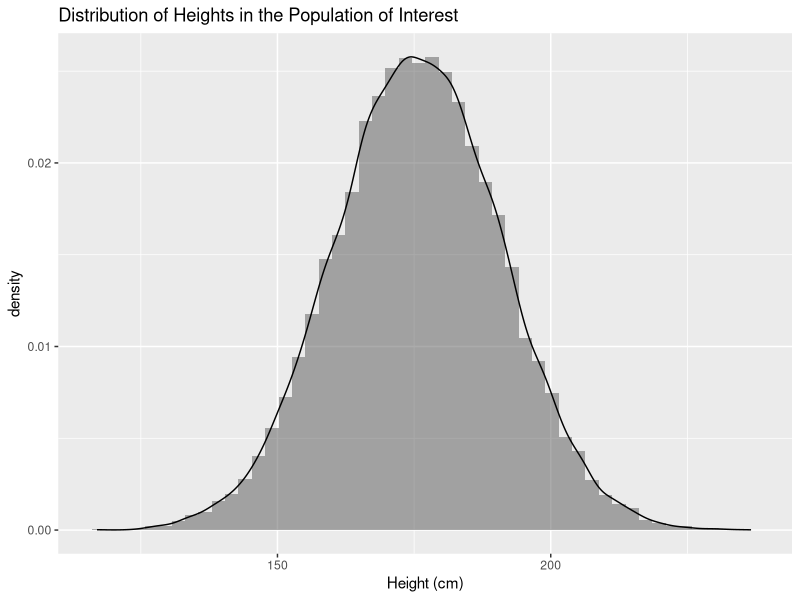
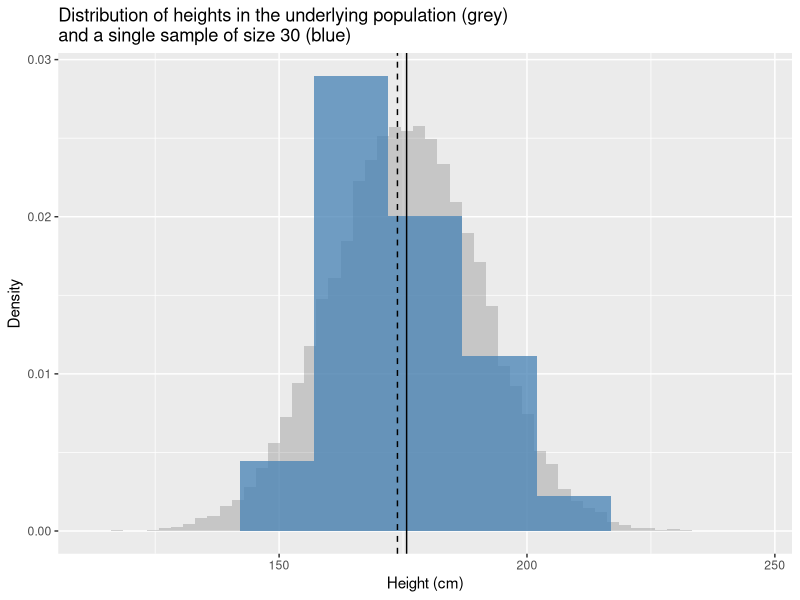
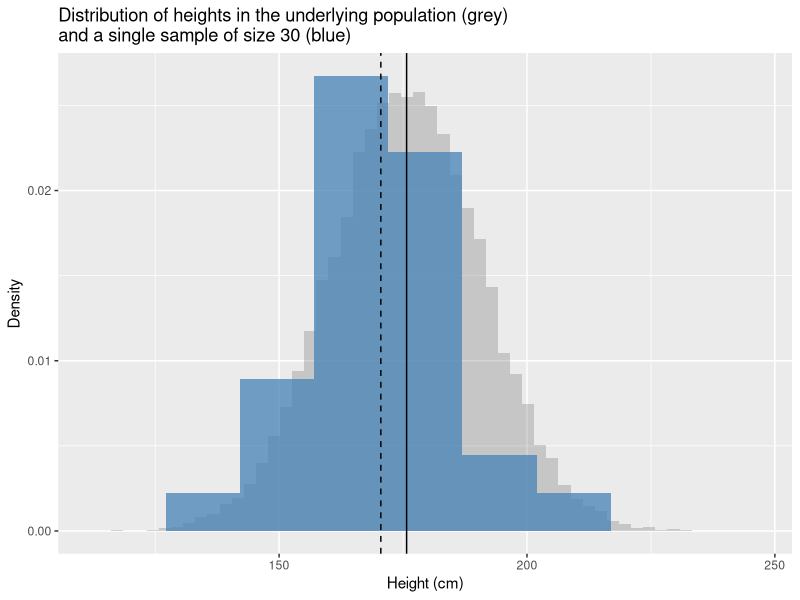
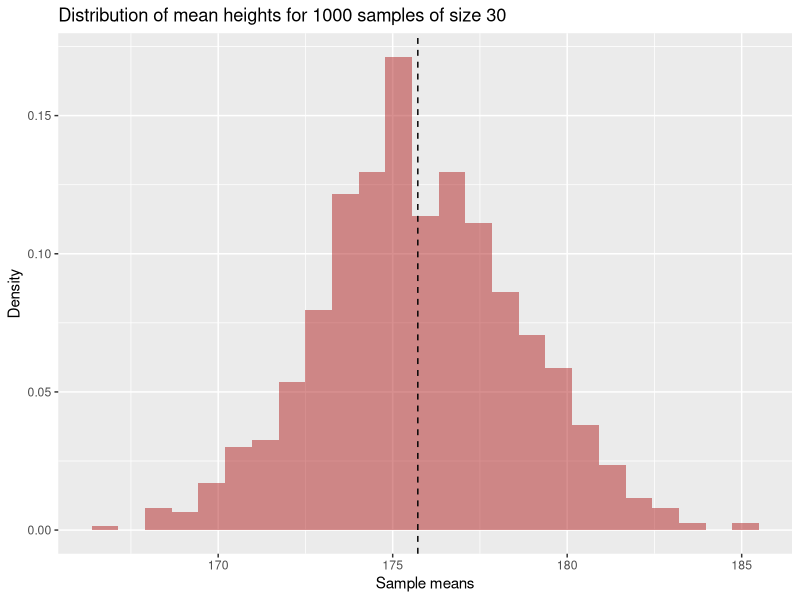
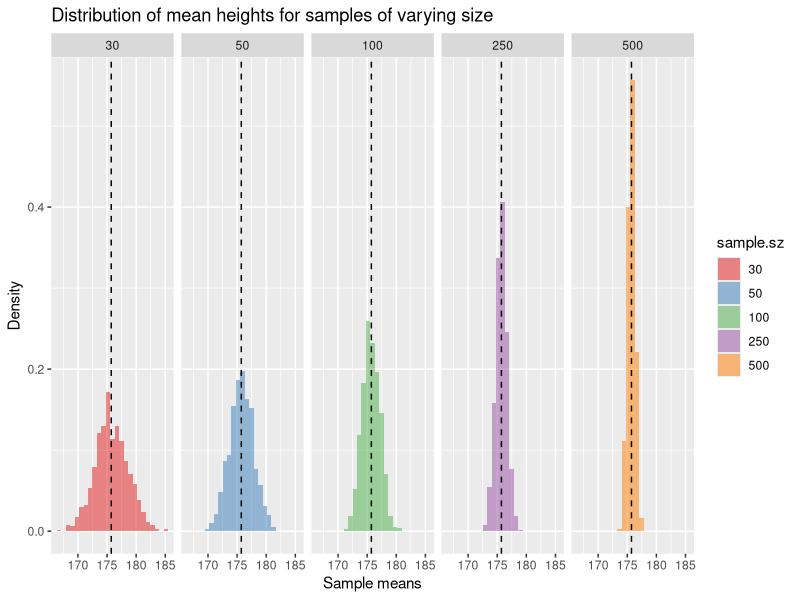
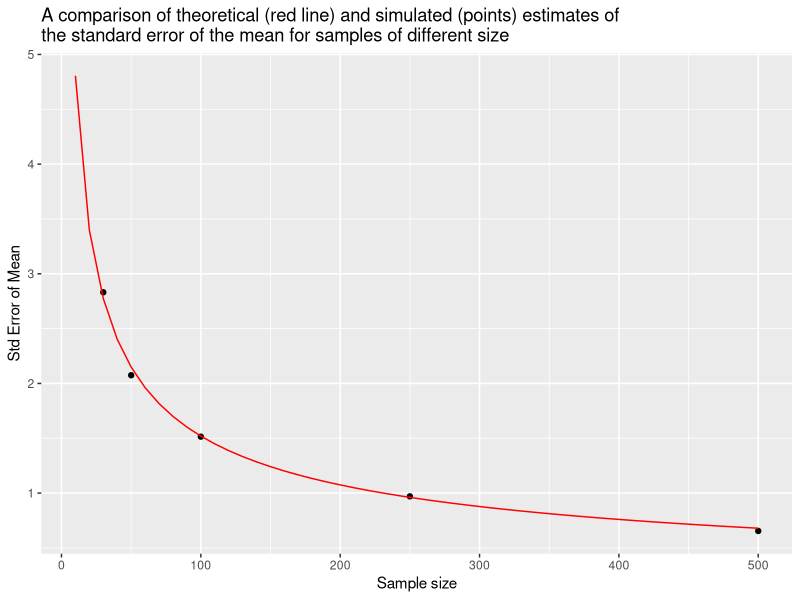
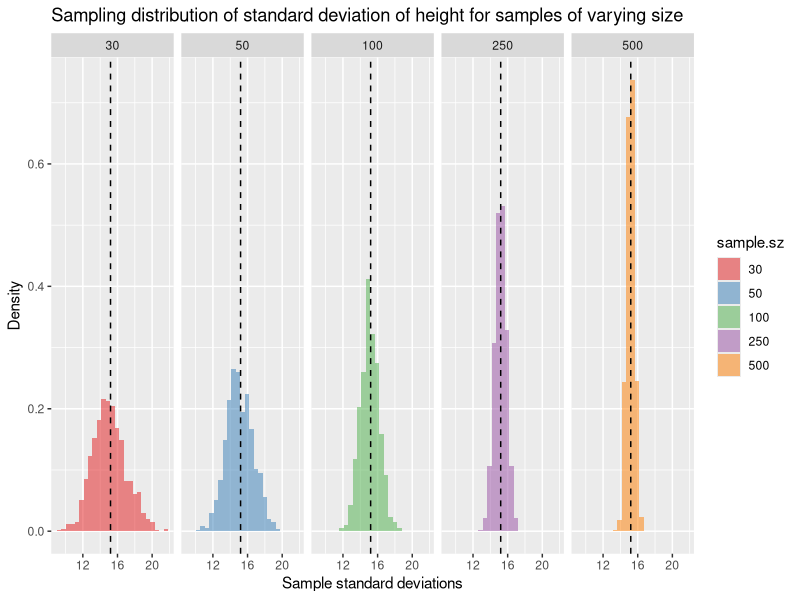
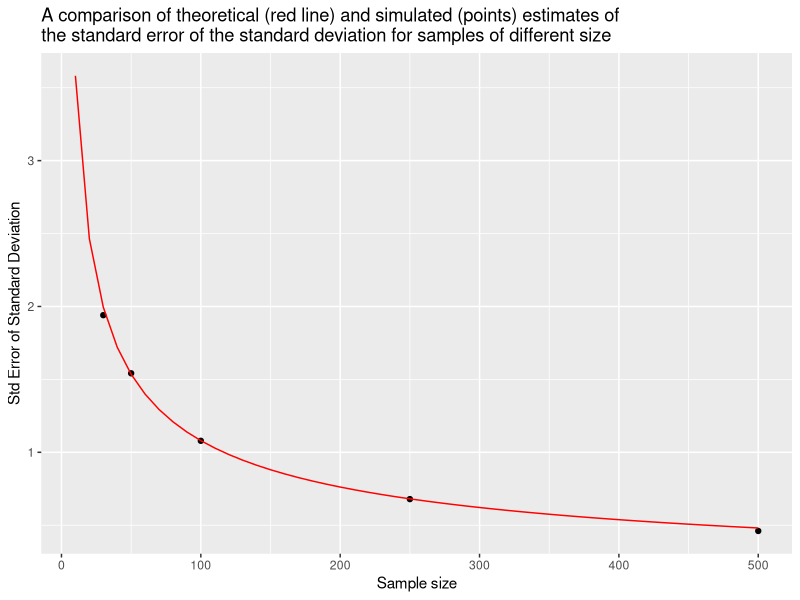

Reproduce these figures in R, in order.
## ---- chunk 1
library(tidyverse)
library(magrittr)
library(stringr)
## ---- chunk 2
# make our simulation repeatable by seeding RNG
set.seed(20180321)
## ---- chunk 3
# male mean height and sd in centimeters from USDHHS report
mean.ht <- 175.7
sd.ht <- 15.19

height.data <- data_frame(height = rnorm(25000, mean = mean.ht, sd = sd.ht))
## ---- chunk 4
ggplot(height.data, aes(x = height)) +
  # note the use of y = ..density.. to generate a 
  # density (relative frequency) histogram
  geom_histogram(aes(y = ..density..), bins=50, alpha=0.5) + 
  geom_density() +
  labs(x = "Height (cm)", 
       title = "Distribution of Heights in the Population of Interest")
## ---- chunk 5
true.values <- 
  height.data %>% 
  summarize(mean.height = mean(height), 
            sd.height = sd(height))

true.values
## ---- chunk 6
sample.a <-
  height.data %>%
  sample_n(30)
## ---- chunk 7
sample.a %>%
  ggplot(aes(x = height)) + 
  geom_histogram(data=height.data, aes(x = height, y = ..density..),
                 alpha=0.25, bins=50) + 
  geom_histogram(aes(y = ..density..), 
                 fill = 'steelblue', alpha=0.75, bins=9) + 
  geom_vline(xintercept = true.values$mean.height, linetype = "solid") + 
  geom_vline(xintercept = mean(sample.a$height), linetype = "dashed") + 
  labs(x = "Height (cm)", y = "Density", 
       title = "Distribution of heights in the underlying population (grey)\nand a single sample of size 30 (blue)")
## ---- chunk 8
sample.a %>% 
  summarize(sample.mean = mean(height), 
            sample.sd = sd(height))
## ---- chunk 9
sample.b <-
  height.data %>%
  sample_n(30)

ggplot(sample.b, aes(x = height)) + 
  geom_histogram(data=height.data, 
                 aes(x = height, y = ..density..), alpha=0.25, bins=50) + 
  geom_histogram(aes(y = ..density..), 
                 fill = 'steelblue', alpha=0.75, bins=9) +
  geom_vline(xintercept = true.values$mean.height, linetype = "solid") + 
  geom_vline(xintercept = mean(sample.b$height), linetype = "dashed")  +
  labs(x = "Height (cm)", y = "Density", 
       title = "Distribution of heights in the underlying population (grey)\nand a single sample of size 30 (blue)")  
## ---- chunk 10
sample.b %>% 
  summarize(sample.mean = mean(height), 
            sample.sd = sd(height))
## ---- chunk 11
rsample.stats <- function(x, n, var.name) {
  sample_x <- sample_n(x, n)
  data_frame(sample.size = n, 
             sample.mean = mean(sample_x[[var.name]]), 
             sample.sd = sd(sample_x[[var.name]]))
}
## ---- chunk 12
rsample.stats(height.data, 30, "height")
## ---- chunk 13
df.samples.of.30 <-
  rerun(1000,  rsample.stats(height.data, 30, "height")) %>%
  bind_rows()
## ---- chunk 14
df.samples.of.30
## ---- chunk 15
ggplot(df.samples.of.30, aes(x = sample.mean, y = ..density..)) +
  geom_histogram(bins=25, fill = 'firebrick', alpha=0.5) + 
  geom_vline(xintercept = true.values$mean.height, linetype = "dashed") + 
  labs(x = "Sample means", y  = "Density",
       title = "Distribution of mean heights for 1000 samples of size 30")

## ---- chunk 16
df.samples.of.30 %>%
  summarize(mean.of.means = mean(sample.mean),
            sd.of.means = sd(sample.mean),
            min.of.means = min(sample.mean),
            max.of.means = max(sample.mean))

## ---- chunk 17
df.samples.of.50 <-
  rerun(1000,  height.data %>% rsample.stats(50, "height")) %>%
  bind_rows()

df.samples.of.100 <-
  rerun(1000,  height.data %>% rsample.stats(100, "height")) %>%
  bind_rows()

df.samples.of.250 <-
  rerun(1000,  height.data %>% rsample.stats(250, "height")) %>%
  bind_rows()

df.samples.of.500 <-
  rerun(1000,  height.data %>% rsample.stats(500, "height")) %>%
  bind_rows()
## ---- chunk 18
df.combined <- 
  bind_rows(df.samples.of.30,
            df.samples.of.50,
            df.samples.of.100,
            df.samples.of.250,
            df.samples.of.500) %>%
  # create a factor version of sample size to facilitate plotting
  mutate(sample.sz = as.factor(sample.size))
## ---- chunk 19
ggplot(df.combined, aes(x = sample.mean, y = ..density.., fill = sample.sz)) + 
  geom_histogram(bins=25, alpha=0.5) + 
  geom_vline(xintercept = true.values$mean.height, linetype = "dashed")  +
  facet_wrap(~ sample.sz, nrow = 1) + 
  scale_fill_brewer(palette="Set1") + # change color palette
  labs(x = "Sample means", y  = "Density",
       title = "Distribution of mean heights for samples of varying size")  
## ---- chunk 20
sampling.distn.mean.table <-
  df.combined %>%
  group_by(sample.size) %>%
  summarize(mean.of.means = mean(sample.mean),
            sd.of.means = sd(sample.mean),
            min.of.means = min(sample.mean),
            max.of.means = max(sample.mean))

sampling.distn.mean.table
## ---- chunk 21
se.mean.theory <- sapply(seq(10,500,10), 
                         function(n){ true.values$sd.height/sqrt(n) })

df.se.mean.theory <- data_frame(sample.size = seq(10,500,10),
                                std.error = se.mean.theory)

ggplot(sampling.distn.mean.table, aes(x = sample.size, y = sd.of.means)) +
   # plot standard errors of mean based on our simulations
  geom_point() +  
  # plot standard errors of the mean based on theory
  geom_line(aes(x = sample.size, y = std.error), data = df.se.mean.theory, color="red") +
  labs(x = "Sample size", y = "Std Error of Mean",
       title = "A comparison of theoretical (red line) and simulated (points) estimates of\nthe standard error of the mean for samples of different size")
## ---- chunk 22
ggplot(df.combined, aes(x = sample.sd, y = ..density.., fill = sample.sz)) + 
  geom_histogram(bins=25, alpha=0.5) + 
  geom_vline(xintercept = true.values$sd.height, linetype = "dashed")  +
  facet_wrap(~ sample.sz, nrow = 1) + 
  scale_fill_brewer(palette="Set1") +
  labs(x = "Sample standard deviations", y  = "Density",
       title = "Sampling distribution of standard deviation of height for samples of varying size")  
## ---- chunk 23
sampling.distn.sd.table <-
  df.combined %>%
  group_by(sample.size) %>%
  summarize(mean.of.sds = mean(sample.sd),
            sd.of.sds = sd(sample.sd),
            min.of.sds = min(sample.sd),
            max.of.sds = max(sample.sd))

sampling.distn.sd.table
## ---- chunk 24
se.sd.theory <- sapply(seq(10, 500, 10), 
                       function(n){ true.values$sd.height/sqrt(2*(n-1))})

df.se.sd.theory <- data_frame(sample.size = seq(10,500,10), 
                              std.error = se.sd.theory)

ggplot(sampling.distn.sd.table, aes(x = sample.size, y = sd.of.sds)) +
   # plot standard errors of mean based on our simulations
  geom_point() +  
  # plot standard errors of the mean based on theory
  geom_line(aes(x = sample.size, y = std.error), data = df.se.sd.theory, color="red") +
  labs(x = "Sample size", y = "Std Error of Standard Deviation",
       title = "A comparison of theoretical (red line) and simulated (points) estimates of\nthe standard error of the standard deviation for samples of different size")
## ---- chunk 25
# we'll use the same mean and sd we've been using previously
mu = mean.ht
sigma = sd.ht

# list of sample sizes we'll generate
ssizes <- c(2, 3, 4, 5, 7, 10, 20, 30)

# number of simulations to carry out *for each sample size*
nsims <- 2500

df.combined.small <- data_frame(sample.size = double(), 
                          sample.mean = double(), 
                          sample.sd = double(),
                          estimated.SE = double(), 
                          sample.zscore = double())

for (i in ssizes) {
  # create empty vectors to hold simulation stats (for efficiency)
  s.means <- rep(NA, nsims)
  s.sds <- rep(NA, nsims)
  s.SEs <- rep(NA, nsims)
  s.zscores <- rep(NA, nsims)
  
  for (j in 1:nsims) {
    s <- rnorm(i, mean = mu, sd = sigma)  # draw random sample
    s.means[j] <- mean(s) # calculate mean of that sample
    s.sds[j] <- sd(s) # calculate sd of that sample
    SE <- sd(s)/sqrt(i)  # cacluate estimated SE of that sample
    s.SEs[j] <- SE
    s.zscores[j] <- (mean(s) - mu)/SE
  }
  df <- data.frame(sample.size = i, sample.mean = s.means, sample.sd = s.sds, 
                   estimated.SE = s.SEs, sample.zscore = s.zscores)
  
  df.combined.small <- bind_rows(df.combined.small, df)
}

df.combined.small %<>%
  mutate(sample.sz = as.factor(sample.size))
## ---- chunk 26
by.sample.size <-
  df.combined.small %>%
  group_by(sample.size) %>%
  summarize(mean.of.means = mean(sample.mean),
            mean.of.sds = mean(sample.sd))

by.sample.size
## ---- chunk 27
ggplot(by.sample.size, aes(x = sample.size, y = mean.of.sds)) +
  geom_point(color = 'red') +
  geom_line(color = 'red') +
  geom_hline(yintercept = sigma, color = 'black', linetype='dashed') +
  labs(x = "Sample Size", y = "Mean of Sampling Distn of Std Dev")

## ---- chunk 28
filtered.df <- 
  df.combined.small %>%
  filter(sample.size %in% c(3, 5, 30))

ggplot(filtered.df, aes(x = sample.sd, y = ..density.., fill = sample.sz)) + 
  geom_histogram(bins=50, alpha=0.65) +
  facet_wrap(~sample.size, nrow = 1) +
  geom_vline(xintercept = sigma, linetype = 'dashed') +
  labs(x = "Std Deviations", y = "Density",
       title = "Sampling distributions of the standard deviation\nAs a function of sample size")
  
